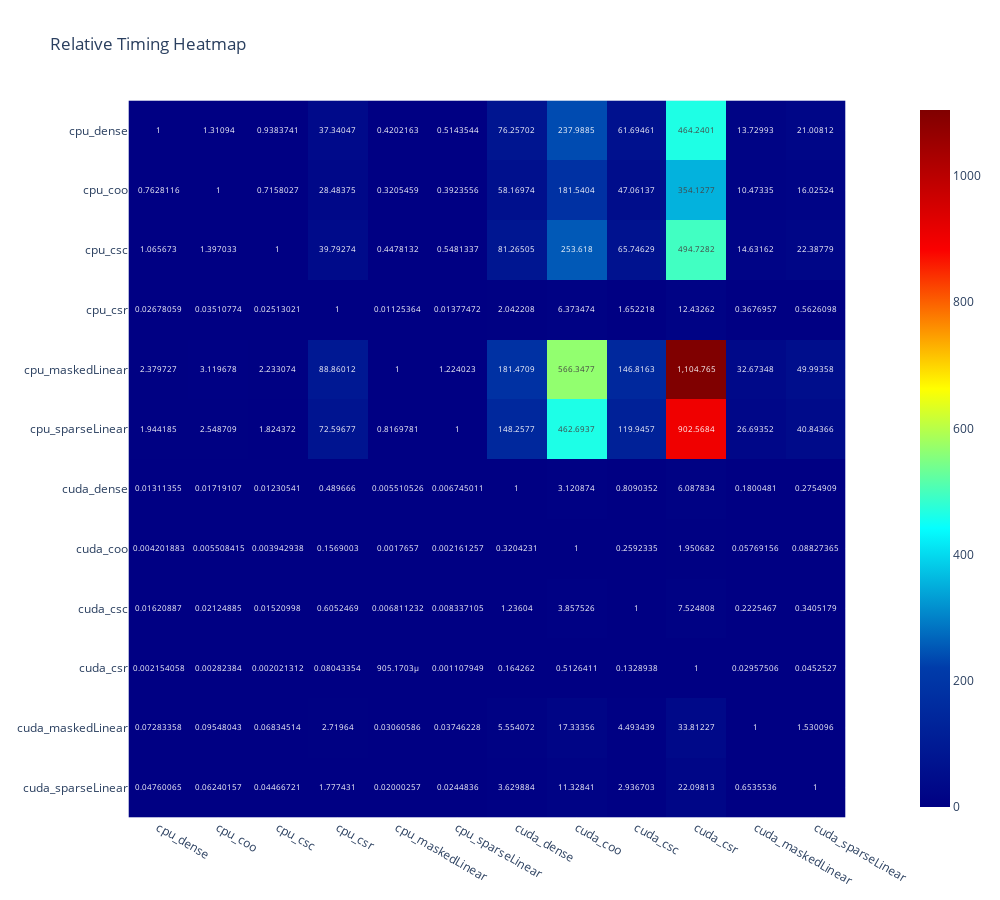
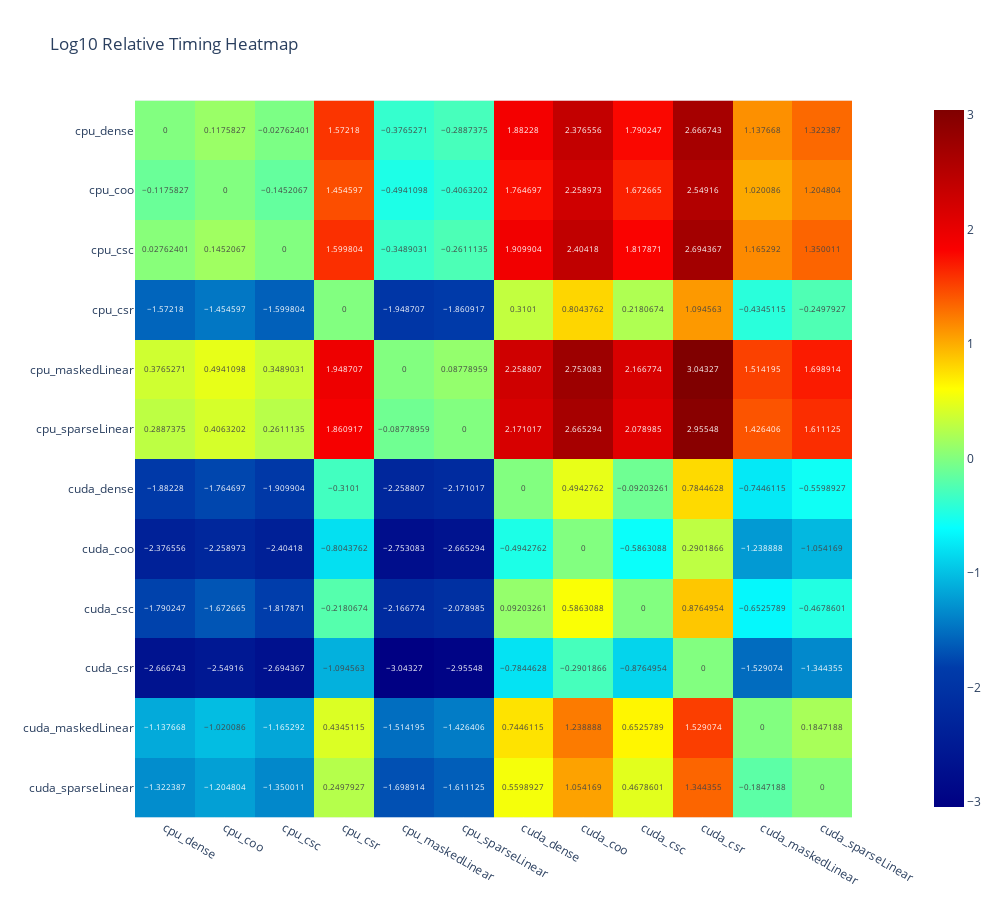

The notebook cell these images were saved under, in order:
### Code cell
# Create a dataframe with row and column names for the heatmap
df = pd.DataFrame(columns=results.keys(), index=results.keys())

# Fill in df with the values we want to display
for name1, time1 in results.items():
    for name2, time2 in results.items():
        df.loc[name1, name2] = time1/time2
# Create the heatmap and make it large
# Plot the original heatmap
fig = px.imshow(df, text_auto=True, color_continuous_scale='Jet', width=1000, height=900, title="Relative Timing Heatmap")
fig.show()

# Plot the log10 heatmap
df_log = np.log10(df.astype(float))
fig_log = px.imshow(df_log, text_auto=True, color_continuous_scale='Jet', width=1000, height=900, title="Log10 Relative Timing Heatmap")
fig_log.show()

### Figure 1 — Plotly figure (JSON) as saved in the notebook; plotly's stock layout.template omitted (floating-point values rounded to 4 significant figures; data arrays with more than 128 entries replaced by an {"elided": "..."} marker saying what was removed)
{"data": [{"coloraxis": "coloraxis", "hovertemplate": "x: %{x}<br>y: %{y}<br>color: %{z}<extra></extra>", "name": "0", "texttemplate": "%{z}", "type": "heatmap", "x": ["cpu_dense", "cpu_coo", "cpu_csc", "cpu_csr", "cpu_maskedLinear", "cpu_sparseLinear", "cuda_dense", "cuda_coo", "cuda_csc", "cuda_csr", "cuda_maskedLinear", "cuda_sparseLinear"], "xaxis": "x", "y": ["cpu_dense", "cpu_coo", "cpu_csc", "cpu_csr", "cpu_maskedLinear", "cpu_sparseLinear", "cuda_dense", "cuda_coo", "cuda_csc", "cuda_csr", "cuda_maskedLinear", "cuda_sparseLinear"], "yaxis": "y", "z": {"elided": "12x12 float values"}}], "layout": {"coloraxis": {"colorscale": [[0, "rgb(0,0,131)"], [0.2, "rgb(0,60,170)"], [0.4, "rgb(5,255,255)"], [0.6, "rgb(255,255,0)"], [0.8, "rgb(250,0,0)"], [1, "rgb(128,0,0)"]]}, "height": 900, "title": {"text": "Relative Timing Heatmap"}, "width": 1000, "xaxis": {"anchor": "y", "constrain": "domain", "domain": [0, 1], "scaleanchor": "y"}, "yaxis": {"anchor": "x", "autorange": "reversed", "constrain": "domain", "domain": [0, 1]}}}

### Figure 2 — Plotly figure (JSON) as saved in the notebook; plotly's stock layout.template omitted (floating-point values rounded to 4 significant figures; data arrays with more than 128 entries replaced by an {"elided": "..."} marker saying what was removed)
{"data": [{"coloraxis": "coloraxis", "hovertemplate": "x: %{x}<br>y: %{y}<br>color: %{z}<extra></extra>", "name": "0", "texttemplate": "%{z}", "type": "heatmap", "x": ["cpu_dense", "cpu_coo", "cpu_csc", "cpu_csr", "cpu_maskedLinear", "cpu_sparseLinear", "cuda_dense", "cuda_coo", "cuda_csc", "cuda_csr", "cuda_maskedLinear", "cuda_sparseLinear"], "xaxis": "x", "y": ["cpu_dense", "cpu_coo", "cpu_csc", "cpu_csr", "cpu_maskedLinear", "cpu_sparseLinear", "cuda_dense", "cuda_coo", "cuda_csc", "cuda_csr", "cuda_maskedLinear", "cuda_sparseLinear"], "yaxis": "y", "z": {"elided": "12x12 float values"}}], "layout": {"coloraxis": {"colorscale": [[0, "rgb(0,0,131)"], [0.2, "rgb(0,60,170)"], [0.4, "rgb(5,255,255)"], [0.6, "rgb(255,255,0)"], [0.8, "rgb(250,0,0)"], [1, "rgb(128,0,0)"]]}, "height": 900, "title": {"text": "Log10 Relative Timing Heatmap"}, "width": 1000, "xaxis": {"anchor": "y", "constrain": "domain", "domain": [0, 1], "scaleanchor": "y"}, "yaxis": {"anchor": "x", "autorange": "reversed", "constrain": "domain", "domain": [0, 1]}}}
